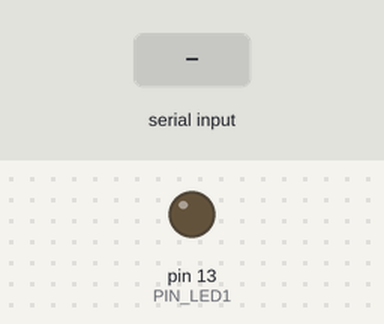
Bench run of a sketch on a simulated Arduino Uno, built with avr-gcc and run on an emulated ATmega328P. On the bench: output pins drawn as LEDs (lit = HIGH). Dashed ring = blinking. Inputs (shaded band) come from the test bench.

Above: at 1.2 s.
1.3 s: "2" received over Serial
At 1.6 s:
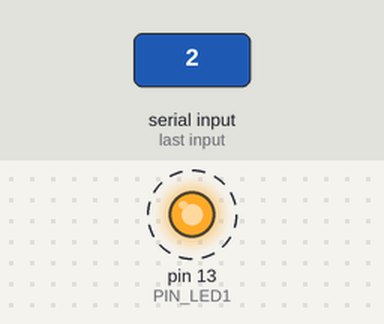
Timing chart, 0 to 10.3 s (numbered marks = the images above; inputs shaded):
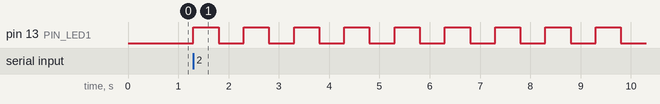

The sketch:

Ard.ino
```cpp
#define PIN_LED1 13
#define BOUTON 2

#define pas 2
char data;
int etat=0;

void setup() {
  // put your setup code here, to run once:
  pinMode(PIN_LED1,OUTPUT);
  digitalWrite(PIN_LED1,LOW);
  Serial.begin(9600);
  int test=0;

}

void loop() {
  // put your main code here, to run repeatedly:
   if(Serial.available())
   {


  data = Serial.read();
   if(data == '2')
  {
    while(data!=2)
    {
    digitalWrite(PIN_LED1,HIGH);
    delay(500);
    digitalWrite(PIN_LED1,LOW);
    delay(500);
    }
  }
   }


 /* if(Serial.available())
  {
    data = Serial.read();
    if(data == '1')
    {
      digitalWrite(PIN_LED2,HIGH);
      Serial.write('1');
    }
    else if(data == '0')
    {
      digitalWrite(PIN_LED2,LOW);
      Serial.write('0');
    }
    else if(data == '2')
    {
      if(x+pas <=255)
     x+=pas;
     analogWrite(PIN_LED1,x);
    }
    else if(data == '3')
    {
      if((x>pas))
      x=x-pas;
      else
      x=0;
      analogWrite(PIN_LED1,x);
    }
  }*/

}
```

Measured:
- after the input at 1.3 s, pin 13 (PIN_LED1): alternates HIGH for 0.50 s and LOW for 0.50 s, starting at once
